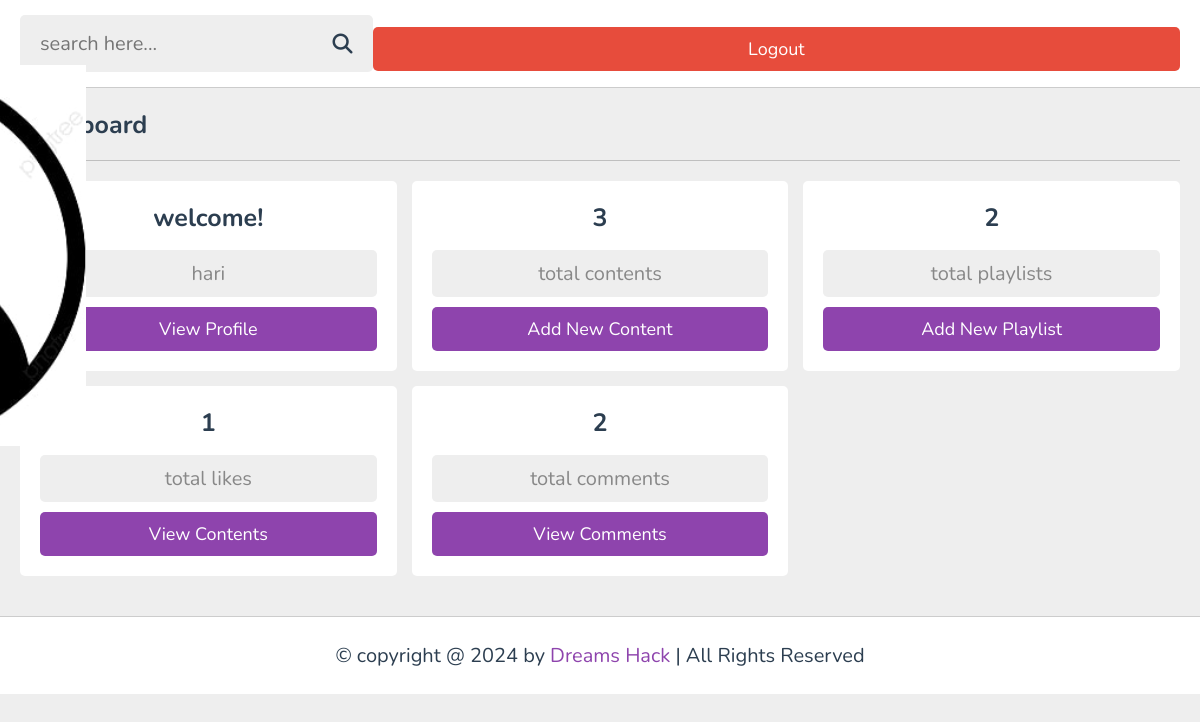
Screenshot of /project/admin/dashboard.php (signed in) with the database file from the repository.
### tables this page shows
CREATE TABLE `tutors` (
  `id` varchar(20) NOT NULL,
  `name` varchar(50) NOT NULL,
  `profession` varchar(50) NOT NULL,
  `email` varchar(50) NOT NULL,
  `password` varchar(50) NOT NULL,
  `image` varchar(100) NOT NULL
);

### project/admin/dashboard.php (the view, shortened to what this page needs)
<?php
include '../components/connect.php';
if(isset($_COOKIE['tutor_id'])){
   $tutor_id = $_COOKIE['tutor_id'];
}else{
   $tutor_id = '';
   header('location:login.php');
}
$select_contents = $conn->prepare("SELECT * FROM `content` WHERE tutor_id = ?");
$select_contents->execute([$tutor_id]);
$total_contents = $select_contents->rowCount();
$select_playlists = $conn->prepare("SELECT * FROM `playlist` WHERE tutor_id = ?");
$select_playlists->execute([$tutor_id]);
$total_playlists = $select_playlists->rowCount();
$select_likes = $conn->prepare("SELECT * FROM `likes` WHERE tutor_id = ?");
$select_likes->execute([$tutor_id]);
$total_likes = $select_likes->rowCount();
$select_comments = $conn->prepare("SELECT * FROM `comments` WHERE tutor_id = ?");
$select_comments->execute([$tutor_id]);
$total_comments = $select_comments->rowCount();
?>
<!DOCTYPE html>
<html lang="en">
<head>
   <link rel="stylesheet" href="https://cdnjs.cloudflare.com/ajax/libs/font-awesome/6.2.0/css/all.min.css">
   <link rel="stylesheet" href="../css/admin_style.css">
</head>
<body>
<?php include '../components/admin_header.php'; ?>
<section class="dashboard">
   <h1 class="heading">dashboard</h1>
   <div class="box-container">
      <div class="box">
         <h3>welcome!</h3>
         <p><?= $fetch_profile['name']; ?></p>
         <a href="profile.php" class="btn">view profile</a>
      </div>
      <div class="box">
         <h3><?= $total_contents; ?></h3>
         <p>total contents</p>
         <a href="add_content.php" class="btn">add new content</a>
      </div>
      <div class="box">
         <h3><?= $total_playlists; ?></h3>
         <p>total playlists</p>
         <a href="add_playlist.php" class="btn">add new playlist</a>
      </div>
      <div class="box">
         <h3><?= $total_likes; ?></h3>
         <p>total likes</p>
         <a href="contents.php" class="btn">view contents</a>
      </div>
      <div class="box">
         <h3><?= $total_comments; ?></h3>
         <p>total comments</p>
         <a href="comments.php" class="btn">view comments</a>
      </div>
   </div>
</section>
<?php include '../components/footer.php'; ?>
</body>
</html>

### project/components/admin_header.php (shortened to what this page needs)
<header class="header">
   <section class="flex">
      <form action="search_page.php" method="post" class="search-form">
         <input type="text" name="search" placeholder="search here..." required maxlength="100">
         <button type="submit" class="fas fa-search" name="search_btn"></button>
      </form>
         <?php
            $select_profile = $conn->prepare("SELECT * FROM `tutors` WHERE id = ?");
            $select_profile->execute([$tutor_id]);
            if($select_profile->rowCount() > 0){
         ?>
         <a href="../components/admin_logout.php" onclick="return confirm('logout from this website?');" class="delete-btn">logout</a>
         <?php
            }
         ?>
   </section>
</header>
<div class="side-bar">
         <?php
            $select_profile = $conn->prepare("SELECT * FROM `tutors` WHERE id = ?");
            $select_profile->execute([$tutor_id]);
            if($select_profile->rowCount() > 0){
            $fetch_profile = $select_profile->fetch(PDO::FETCH_ASSOC);
         ?>
         <img src="../uploaded_files/<?= $fetch_profile['image']; ?>" alt="">
         <?php
            }else{
         ?>
                  <?php
            }
         ?>
      </div>

### project/css/admin_style.css (style rules this page uses)
:root { --main-color:#8e44ad; --red:#e74c3c; --oragen:#f39c12; --white:#fff; --black:#2c3e50; --light-color:#888; --light-bg:#eee; --border:.1rem solid rgba(0,0,0,.2); }
* { font-family: 'Nunito', sans-serif; margin: 0; padding: 0; box-sizing: border-box; outline: none; border: none; text-decoration: none; }
html { font-size: 62.5%; overflow-x: hidden; }
body { background-color: var(--light-bg); padding-left: 30rem; }
section { padding:2rem; max-width: 1200px; margin: 0 auto; }
.btn, .option-btn, .delete-btn, .inline-btn, .inline-option-btn, .inline-delete-btn { border-radius: .5rem; padding: 1rem 3rem; font-size: 1.8rem; color: #fff; margin-top: 1rem; text-transform: capitalize; cursor: pointer; text-align: center; }
.btn, .option-btn, .delete-btn { display: block; width: 100%; }
.btn, .inline-btn { background-color: var(--main-color); }
.delete-btn, .inline-delete-btn { background-color: var(--red); }
.heading { padding-bottom: 1.8rem; border-bottom: var(--border); font-size: 2.5rem; color: var(--black); text-transform: capitalize; margin-bottom: 2rem; }
.header { background-color: var(--white); border-bottom: var(--border); position: sticky; top: 0; left: 0; right: 0; z-index: 1000; }
.header .flex { padding: 1.5rem 2rem; position: relative; display: flex; align-items: center; justify-content: space-between; }
.header .flex .search-form { width: 50rem; border-radius: .5rem; display: flex; align-items: center; gap: 2rem; padding: 1.5rem 2rem; background-color: var(--light-bg); }
.header .flex .search-form input { width: 100%; background:none; font-size: 2rem; color: var(--black); }
.header .flex .search-form button { font-size: 2rem; color: var(--black); cursor: pointer; background: none; }
.side-bar { position: fixed; top: 0; left: 0; height: 100vh; width: 30rem; background-color: var(--white); border-right: var(--border); z-index: 1200; }
.dashboard .box-container { display: grid; grid-template-columns: repeat(auto-fit, minmax(30rem, 1fr)); align-items: flex-start; justify-content: center; gap: 1.5rem; }
.dashboard .box-container .box { padding: 2rem; border-radius: .5rem; background-color: var(--white); text-align: center; }
.dashboard .box-container .box h3 { margin-bottom: .5rem; font-size: 2.5rem; color: var(--black); margin-bottom: 1.5rem; }
.dashboard .box-container .box p { font-size: 2rem; color: var(--light-color); padding: 1rem 1.5rem; border-radius: .5rem; background-color: var(--light-bg); margin: 1rem 0; }
@media (max-width:1200px) { body { padding-left: 0; } }
@media (max-width:1200px) { .side-bar { transition: .2s linear; left: -30rem; } }

### rows the page displays
tutors: image (picture), name "hari"

### other values shown
$total_contents "3"
$total_playlists "2"
$total_likes "1"
$total_comments "2"
